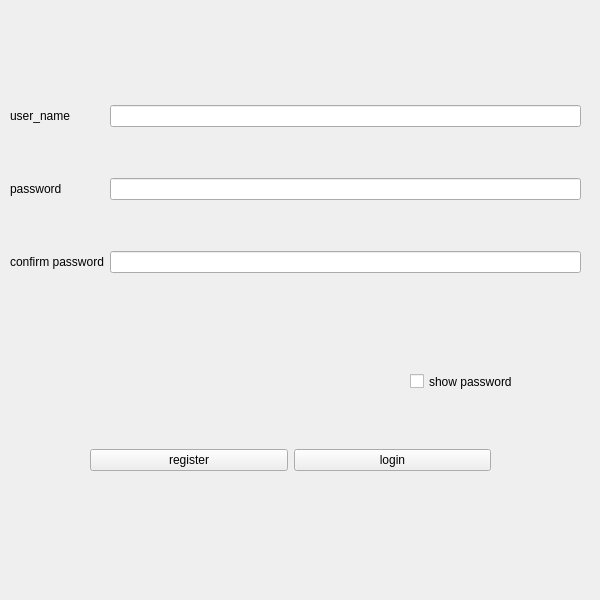
<?xml version="1.0" encoding="UTF-8"?>
<ui version="4.0">
 <class>registerdialog</class>
 <widget class="QWidget" name="registerdialog">
  <property name="geometry">
   <rect>
    <x>0</x>
    <y>0</y>
    <width>600</width>
    <height>600</height>
   </rect>
  </property>
  <property name="windowTitle">
   <string>Form</string>
  </property>
  <widget class="QWidget" name="formLayoutWidget">
   <property name="geometry">
    <rect>
     <x>10</x>
     <y>60</y>
     <width>571</width>
     <height>261</height>
    </rect>
   </property>
   <layout class="QGridLayout" name="gridLayout">
    <item row="0" column="1">
     <widget class="QLineEdit" name="lineEditUserName"/>
    </item>
    <item row="1" column="0">
     <widget class="QLabel" name="labelPwd">
      <property name="text">
       <string>password</string>
      </property>
     </widget>
    </item>
    <item row="0" column="0">
     <widget class="QLabel" name="labelUserName">
      <property name="text">
       <string>user_name</string>
      </property>
     </widget>
    </item>
    <item row="2" column="0">
     <widget class="QLabel" name="labelConfirmPwd">
      <property name="text">
       <string>confirm password</string>
      </property>
     </widget>
    </item>
    <item row="2" column="1">
     <widget class="QLineEdit" name="lineEditConfirmPwd">
      <property name="echoMode">
       <enum>QLineEdit::Password</enum>
      </property>
     </widget>
    </item>
    <item row="1" column="1">
     <widget class="QLineEdit" name="lineEditPwd">
      <property name="echoMode">
       <enum>QLineEdit::Password</enum>
      </property>
     </widget>
    </item>
   </layout>
  </widget>
  <widget class="QCheckBox" name="checkBoxShowPwd">
   <property name="geometry">
    <rect>
     <x>410</x>
     <y>370</y>
     <width>161</width>
     <height>23</height>
    </rect>
   </property>
   <property name="text">
    <string>show password</string>
   </property>
  </widget>
  <widget class="QWidget" name="horizontalLayoutWidget">
   <property name="geometry">
    <rect>
     <x>90</x>
     <y>420</y>
     <width>401</width>
     <height>80</height>
    </rect>
   </property>
   <layout class="QHBoxLayout" name="horizontalLayout">
    <item>
     <widget class="QPushButton" name="pushButtonReg">
      <property name="text">
       <string>register</string>
      </property>
     </widget>
    </item>
    <item>
     <widget class="QPushButton" name="pushButtonLogin">
      <property name="text">
       <string>login</string>
      </property>
     </widget>
    </item>
   </layout>
  </widget>
 </widget>
 <resources/>
 <connections/>
</ui>
